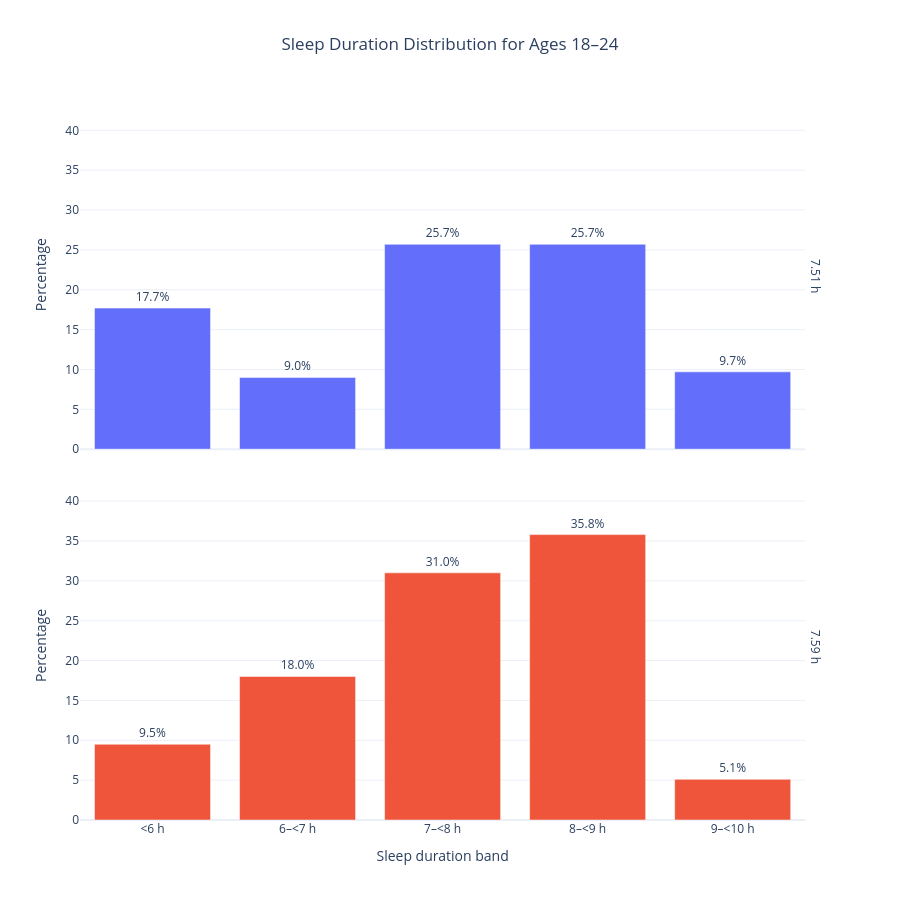

Notebook code for this chart:
### Code cell
import re
import pandas as pd
import plotly.express as px

# start from your existing dataframe
sleep_graph = sleep_combined.copy()

# keep only real sleep-duration rows
sleep_graph = sleep_graph[
    sleep_graph["category"].astype(str).str.contains(
        "Less than|to less than|hours or more",
        na=False
    )
].copy()

sleep_graph["value"] = pd.to_numeric(sleep_graph["value"], errors="coerce")

# ---------- derive midpoint hours from the category text ----------
def estimate_midpoint(label: str) -> float:
    text = str(label).strip().lower()

    # case 1: "6 to less than 7 hours"
    m = re.search(r"(\d+(?:\.\d+)?)\s+to\s+less\s+than\s+(\d+(?:\.\d+)?)", text)
    if m:
        low = float(m.group(1))
        high = float(m.group(2))
        return (low + high) / 2

    # case 2: "Less than 6 hours"
    m = re.search(r"less than\s+(\d+(?:\.\d+)?)", text)
    if m:
        high = float(m.group(1))
        return high - 0.5

    # case 3: "10 hours or more"
    m = re.search(r"(\d+(?:\.\d+)?)\s+hours?\s+or\s+more", text)
    if m:
        low = float(m.group(1))
        return low + 0.5

    return None

sleep_graph["midpoint_hours"] = sleep_graph["category"].apply(estimate_midpoint)

# ---------- weighted average hours by sleep type ----------
avg_sleep = (
    sleep_graph.groupby("sleep_type", as_index=False)
    .apply(lambda x: pd.Series({
        "avg_hours": (x["midpoint_hours"] * x["value"]).sum() / x["value"].sum()
    }))
    .reset_index(drop=True)
)

print(avg_sleep)

# ---------- cleaner short labels ----------
def short_label(label: str) -> str:
    text = str(label).strip()
    text = text.replace("Less than ", "<")
    text = text.replace(" to less than ", "–<")
    text = text.replace(" hours or more", "+ h")
    text = text.replace(" hours", " h")
    return text

sleep_graph["category_short"] = sleep_graph["category"].apply(short_label)

# order categories from shortest to longest using midpoint
category_order = (
    sleep_graph[["category_short", "midpoint_hours"]]
    .drop_duplicates()
    .sort_values("midpoint_hours")["category_short"]
    .tolist()
)

# merge averages back for subplot labels
sleep_graph = sleep_graph.merge(avg_sleep, on="sleep_type", how="left")

# build nicer facet titles
title_map = {
    row["sleep_type"]: f'{row["sleep_type"]} · estimated average = {row["avg_hours"]:.2f} h'
    for _, row in avg_sleep.iterrows()
}

sleep_graph["facet_label"] = sleep_graph["sleep_type"].map(title_map)

# ---------- plot ----------
fig = px.bar(
    sleep_graph,
    x="category_short",
    y="value",
    color="sleep_type",
    facet_row="facet_label",
    text="value",
    category_orders={"category_short": category_order},
    title="Sleep Duration Distribution for Ages 18–24",
    labels={
        "category_short": "Sleep duration band",
        "value": "Percentage"
    },
    hover_data={
        "sleep_type": True,
        "value": ":.1f",
        "midpoint_hours": ":.1f",
        "avg_hours": ":.2f"
    }
)

fig.update_traces(
    texttemplate="%{text:.1f}%",
    textposition="outside",
    cliponaxis=False,
    hovertemplate=(
        "Sleep type: %{customdata[0]}<br>"
        "Band: %{x}<br>"
        "Percentage: %{y:.1f}%<br>"
        "Band midpoint: %{customdata[2]:.1f} h<br>"
        "Estimated average for this sleep type: %{customdata[3]:.2f} h"
        "<extra></extra>"
    )
)

fig.update_layout(
    template="plotly_white",
    height=900,
    title_x=0.5,
    showlegend=False
)

fig.for_each_annotation(lambda a: a.update(text=a.text.split("=")[-1]))
fig.update_xaxes(tickangle=0)
fig.update_yaxes(range=[0, max(sleep_graph["value"]) + 8])

fig.show()

### Figure 1 — Plotly figure (JSON) as saved in the notebook; plotly's stock layout.template omitted (floating-point values rounded to 4 significant figures)
{"data": [{"cliponaxis": false, "customdata": [["Weeknight", 5.5, 7.508], ["Weeknight", 6.5, 7.508], ["Weeknight", 7.5, 7.508], ["Weeknight", 8.5, 7.508], ["Weeknight", 9.5, 7.508]], "hovertemplate": "Sleep type: %{customdata[0]}<br>Band: %{x}<br>Percentage: %{y:.1f}%<br>Band midpoint: %{customdata[2]:.1f} h<br>Estimated average for this sleep type: %{customdata[3]:.2f} h<extra></extra>", "legendgroup": "Weeknight", "marker": {"color": "#636efa", "pattern": {"shape": ""}}, "name": "Weeknight", "orientation": "v", "showlegend": true, "text": [17.7, 9.0, 25.7, 25.7, 9.7], "textposition": "outside", "texttemplate": "%{text:.1f}%", "type": "bar", "x": ["<6 h", "6–<7 h", "7–<8 h", "8–<9 h", "9–<10 h"], "xaxis": "x2", "y": [17.7, 9.0, 25.7, 25.7, 9.7], "yaxis": "y2"}, {"cliponaxis": false, "customdata": [["Weekend night", 5.5, 7.591], ["Weekend night", 6.5, 7.591], ["Weekend night", 7.5, 7.591], ["Weekend night", 8.5, 7.591], ["Weekend night", 9.5, 7.591]], "hovertemplate": "Sleep type: %{customdata[0]}<br>Band: %{x}<br>Percentage: %{y:.1f}%<br>Band midpoint: %{customdata[2]:.1f} h<br>Estimated average for this sleep type: %{customdata[3]:.2f} h<extra></extra>", "legendgroup": "Weekend night", "marker": {"color": "#EF553B", "pattern": {"shape": ""}}, "name": "Weekend night", "orientation": "v", "showlegend": true, "text": [9.5, 18.0, 31.0, 35.8, 5.1], "textposition": "outside", "texttemplate": "%{text:.1f}%", "type": "bar", "x": ["<6 h", "6–<7 h", "7–<8 h", "8–<9 h", "9–<10 h"], "xaxis": "x", "y": [9.5, 18.0, 31.0, 35.8, 5.1], "yaxis": "y"}], "layout": {"annotations": [{"font": {}, "showarrow": false, "text": " 7.59 h", "textangle": 90, "x": 0.98, "xanchor": "left", "xref": "paper", "y": 0.2425, "yanchor": "middle", "yref": "paper"}, {"font": {}, "showarrow": false, "text": " 7.51 h", "textangle": 90, "x": 0.98, "xanchor": "left", "xref": "paper", "y": 0.7575, "yanchor": "middle", "yref": "paper"}], "barmode": "relative", "height": 900, "legend": {"title": {"text": "sleep_type"}, "tracegroupgap": 0}, "showlegend": false, "title": {"text": "Sleep Duration Distribution for Ages 18–24", "x": 0.5}, "xaxis": {"anchor": "y", "categoryarray": ["<6 h", "6–<7 h", "7–<8 h", "8–<9 h", "9–<10 h"], "categoryorder": "array", "domain": [0, 0.98], "tickangle": 0, "title": {"text": "Sleep duration band"}}, "xaxis2": {"anchor": "y2", "domain": [0, 0.98], "matches": "x", "showticklabels": false, "tickangle": 0}, "yaxis": {"anchor": "x", "domain": [0, 0.485], "range": [0, 43.8], "title": {"text": "Percentage"}}, "yaxis2": {"anchor": "x2", "domain": [0.515, 1], "matches": "y", "range": [0, 43.8], "title": {"text": "Percentage"}}}}
